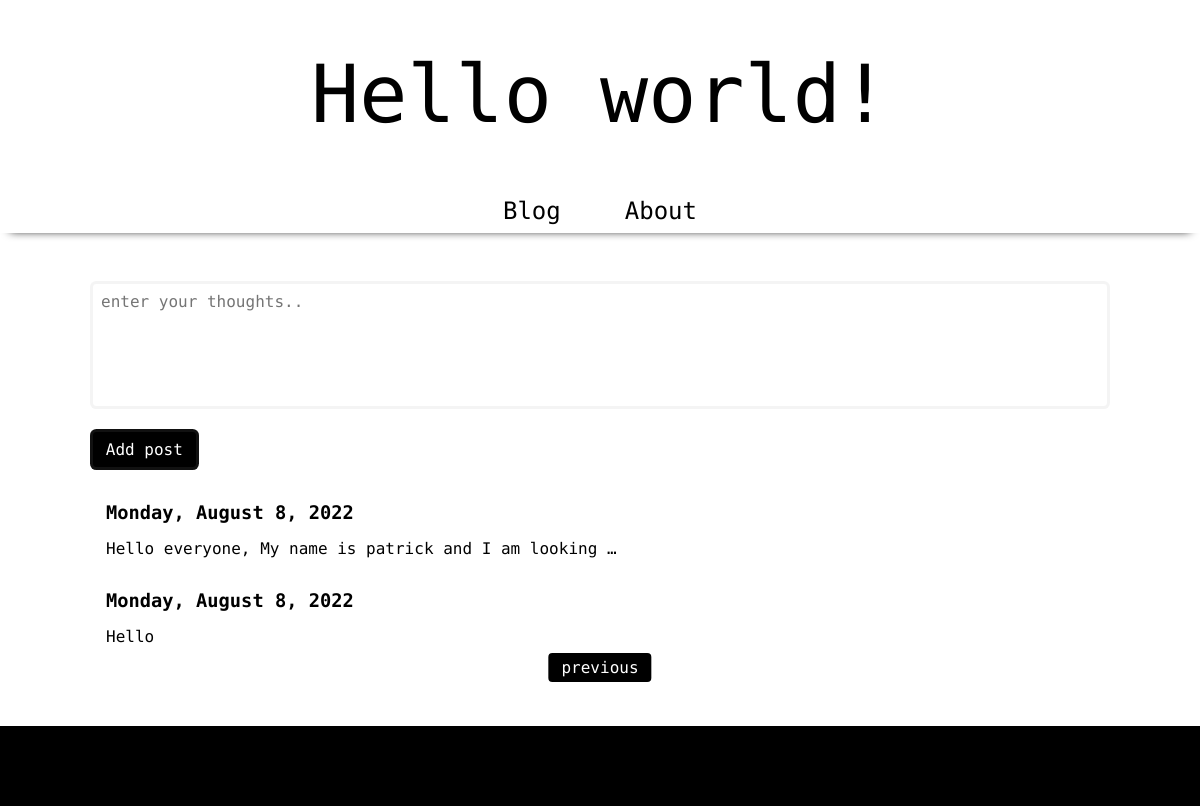
Screenshot of /?page=2 with the database file from the repository.
### blog/models.py (models this page shows, shortened)
class Post(models.Model):
    id = models.UUIDField(primary_key=True, unique=True, editable=False, default=uuid4)
    created = models.DateTimeField(auto_now_add=True)
    body = models.TextField(null=True, blank=True)

### blog/views.py (the view)
# urls.py: path("", views.home, name="home"),
def home(request):
    post_list = Post.objects.all().order_by("-created")
    paginator = Paginator(post_list, 5)
    page = request.GET.get("page", 1)
    page_obj = paginator.get_page(page)
    try:
        posts = paginator.page(page)
    except PageNotAnInteger:
        posts = paginator.page(1)
    except EmptyPage:
        posts = paginator.page(paginator.num_pages)
    context = {"posts": posts, "page_obj": page_obj}
    return render(request, "blog/index.html", context)

### blog/templates/blog/index.html (shortened to what this page needs)
{% extends 'base.html' %} {% load static %} {% block content %}
<main>
  <form action="create-post/" class="post-form" method="POST">
    <textarea placeholder="enter your thoughts.." class="textareaInput" name="content"></textarea>
    <input class="add-cta" type="submit" value="Add post" />
  </form>
  <section class="blogs">
    {% for post in posts %}
    <div class="post">
      <h3 lass="post-title">
        <a href="{% url 'post' post.id %}">{{post.created|date:'l, F j, Y'}}</a>
      </h3>
      <p class="post-body">{{ post.body|linebreaks|truncatewords:10 }}</p>
    </div>
    {% endfor %}
    <div class="paginate">
      {% if page_obj.has_previous %}
      <a class="paginate-cta" href="?page={{page_obj.previous_page_number}}">previous</a>
      {% endif %}
    </div>
  </section>
</main>
{% endblock %}

### static/css/main.css (style rules this page uses)
*,*::before, *::after { box-sizing: border-box; padding: 0; margin: 0; }
body { display: flex; flex-direction: column; min-height: 100vh; font-family: 'Fira Code', monospace; }
a { text-decoration: none; color: inherit; }
main { max-width: 85%; min-width: 85%; margin: 3rem auto; }
textarea { width: 100%; height: 8rem; overflow: auto; font-size: 1rem; font-family: inherit; font-weight: 500; padding: .5rem; border: none; border-radius: .4rem; border: 3px solid rgba(153, 153, 153, 0.11); resize: none; }
.add-cta { cursor: pointer; font-family: inherit; display: inline-block; margin-top: 1rem; font-size: 1rem; padding: .5rem .8rem; border: 3px solid rgba(153, 153, 153, 0.11); background-color: black; color: white; border-radius: .4rem; }
.blogs { min-width: 85%; position: relative; }
.post { margin: 2rem 1rem; width: 100%; }
.post-body { margin-top: 1rem; }
.paginate { position: absolute; top:105%; right:50%; transform: translateX(50%); display: flex; column-gap: 1rem; }
.paginate-cta { text-decoration: none; display: inline-block; padding: .3rem .8rem; background-color: black; color: white; border:none; border-radius: 4px; }

### rows the page displays
Post: created "Monday, August 8, 2022", body "Hello everyone, My name is patrick and I am looking …"
Post: created "Monday, August 8, 2022", body "Hello"
